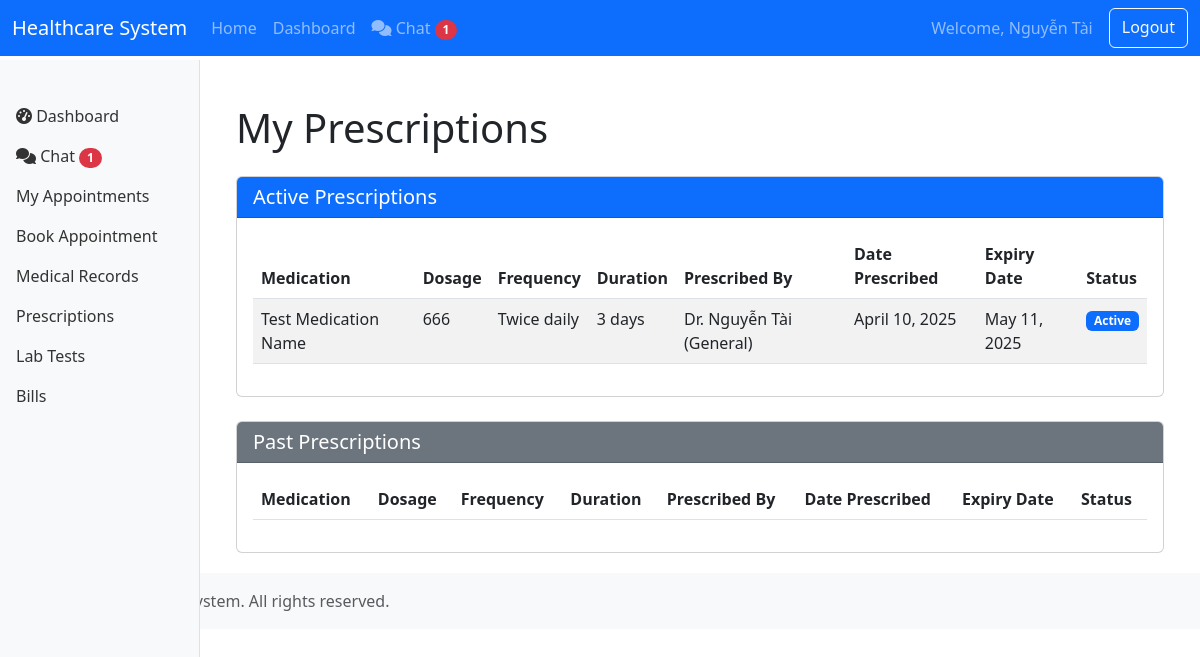
The page /patient/prescriptions/ (signed in) on the database as committed earlier.
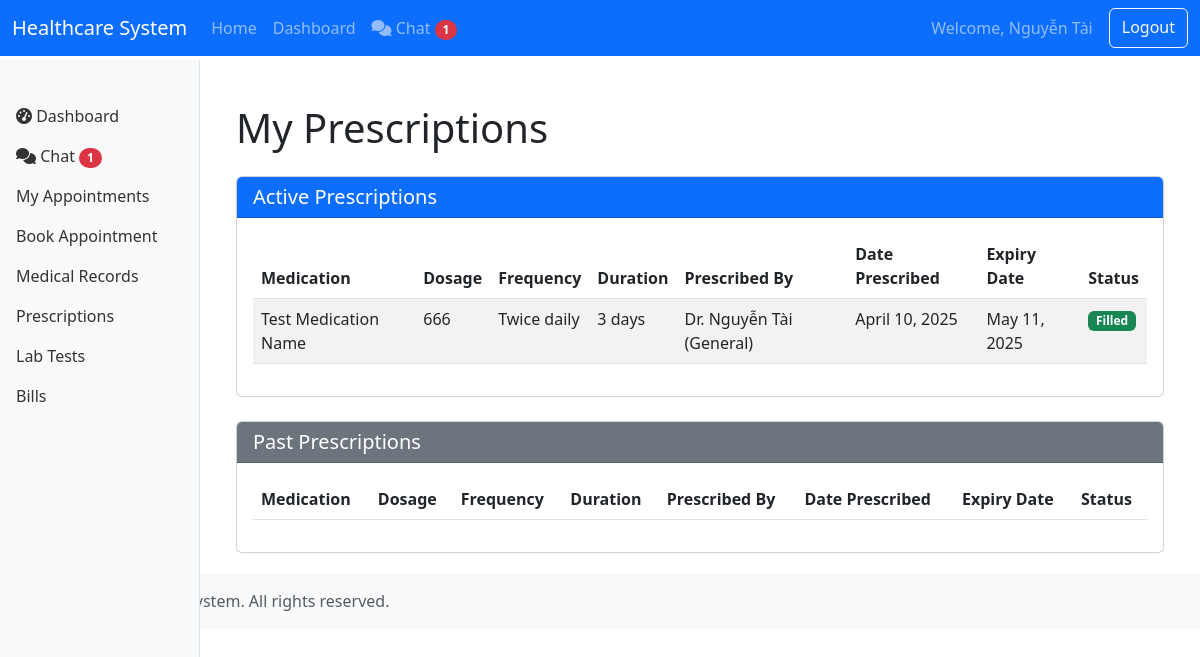
The same page on the database as committed later.
### core/models.py (models this page shows, shortened)
class User(AbstractUser):
    USER_TYPE_CHOICES = (
        ('patient', 'Patient'),
        ('doctor', 'Doctor'),
        ('nurse', 'Nurse'),
        ('admin', 'Administrator'),
        ('pharmacist', 'Pharmacist'),
        ('insurance', 'Insurance Provider'),
        ('lab_tech', 'Lab Technician'),
    )
    user_type = models.CharField(max_length=20, choices=USER_TYPE_CHOICES)
    phone_number = models.CharField(max_length=15, blank=True, null=True)
    address = models.TextField(blank=True, null=True)
    date_of_birth = models.DateField(blank=True, null=True)

class Prescription(models.Model):
    STATUS_CHOICES = (
        ('active', 'Active'),
        ('filled', 'Filled'),
        ('expired', 'Expired'),
        ('cancelled', 'Cancelled'),
    )
    patient = models.ForeignKey(Patient, on_delete=models.CASCADE, related_name='prescriptions')
    doctor = models.ForeignKey(Doctor, on_delete=models.CASCADE, related_name='prescriptions')
    medication_name = models.CharField(max_length=100)
    dosage = models.CharField(max_length=50)
    frequency = models.CharField(max_length=50)
    duration = models.CharField(max_length=50)
    notes = models.TextField(blank=True, null=True)
    status = models.CharField(max_length=20, choices=STATUS_CHOICES, default='active')
    date_prescribed = models.DateField(auto_now_add=True)
    expiry_date = models.DateField()

class Doctor(models.Model):
    user = models.OneToOneField(User, on_delete=models.CASCADE, related_name='doctor_profile')
    specialization = models.CharField(max_length=100)
    license_number = models.CharField(max_length=50)
    consultation_fee = models.DecimalField(max_digits=10, decimal_places=2, default=0)
    available_days = models.CharField(max_length=100, blank=True, null=True)  # e.g., "Mon,Tue,Wed"
    available_hours = models.CharField(max_length=100, blank=True, null=True)  # e.g., "09:00-17:00"
    def __str__(self):
        return f"Dr. {self.user.get_full_name()} ({self.specialization})"

### core/views.py (the view)
# urls.py: path('patient/prescriptions/', views.patient_prescriptions, name='patient_prescriptions'),
@login_required
def patient_prescriptions(request):
    if request.user.user_type != 'patient':
        messages.error(request, 'Access denied')
        return redirect('core:dashboard')
    patient = Patient.objects.get(user=request.user)
    prescriptions = Prescription.objects.filter(patient=patient).order_by('-date_prescribed')
    return render(request, 'core/patient/prescriptions.html', {'prescriptions': prescriptions})

### core/templates/core/patient/prescriptions.html (shortened to what this page needs)
{% extends 'core/base.html' %}
{% block content %}
<div class="container">
    <h1 class="mb-4">My Prescriptions</h1>
    {% if prescriptions %}
    <div class="row">
        <div class="col-md-12 mb-4">
            <div class="card">
                <div class="card-header bg-primary text-white">
                    <h5 class="mb-0">Active Prescriptions</h5>
                </div>
                <div class="card-body">
                    <div class="table-responsive">
                        <table class="table table-striped">
                            <thead>
                                <tr>
                                    <th>Medication</th>
                                    <th>Dosage</th>
                                    <th>Frequency</th>
                                    <th>Duration</th>
                                    <th>Prescribed By</th>
                                    <th>Date Prescribed</th>
                                    <th>Expiry Date</th>
                                    <th>Status</th>
                                </tr>
                            </thead>
                            <tbody>
                                {% for prescription in prescriptions %}
                                {% if prescription.status == 'active' or prescription.status == 'filled' %}
                                <tr>
                                    <td>{{ prescription.medication_name }}</td>
                                    <td>{{ prescription.dosage }}</td>
                                    <td>{{ prescription.frequency }}</td>
                                    <td>{{ prescription.duration }}</td>
                                    <td>{{ prescription.doctor }}</td>
                                    <td>{{ prescription.date_prescribed }}</td>
                                    <td>{{ prescription.expiry_date }}</td>
                                    <td>
                                        {% if prescription.status == 'active' %}
                                        <span class="badge bg-primary">{{ prescription.get_status_display }}</span>
                                        {% elif prescription.status == 'filled' %}
                                        <span class="badge bg-success">{{ prescription.get_status_display }}</span>
                                        {% endif %}
                                    </td>
                                </tr>
                                {% endif %}
                                {% endfor %}
                            </tbody>
                        </table>
                    </div>
                </div>
            </div>
        </div>
        <div class="col-md-12">
            <div class="card">
                <div class="card-header bg-secondary text-white">
                    <h5 class="mb-0">Past Prescriptions</h5>
                </div>
                <div class="card-body">
                    <div class="table-responsive">
                        <table class="table table-striped">
                            <thead>
                                <tr>
                                    <th>Medication</th>
                                    <th>Dosage</th>
                                    <th>Frequency</th>
                                    <th>Duration</th>
                                    <th>Prescribed By</th>
                                    <th>Date Prescribed</th>
                                    <th>Expiry Date</th>
                                    <th>Status</th>
                                </tr>
                            </thead>
                        </table>
                    </div>
                </div>
            </div>
        </div>
    </div>
    {% else %}
    <div class="alert alert-info">
        <p>You don't have any prescriptions yet.</p>
    </div>
    {% endif %}
</div>
{% endblock %}

### core/templates/core/base.html (shortened to what this page needs)
<!DOCTYPE html>
<html lang="en">
<head>
    <link href="https://cdn.jsdelivr.net/npm/bootstrap@5.3.0-alpha1/dist/css/bootstrap.min.css" rel="stylesheet">
    <link rel="stylesheet" href="https://cdnjs.cloudflare.com/ajax/libs/font-awesome/6.4.0/css/all.min.css">
</head>
<body>
    <nav class="navbar navbar-expand-md navbar-dark bg-primary fixed-top">
        <div class="container-fluid">
            <a class="navbar-brand" href="{% url 'core:home' %}">Healthcare System</a>
            <div class="collapse navbar-collapse" id="navbarCollapse">
                <ul class="navbar-nav me-auto mb-2 mb-md-0">
                    <li class="nav-item">
                        <a class="nav-link" href="{% url 'core:home' %}">Home</a>
                    </li>
                    {% if user.is_authenticated %}
                    <li class="nav-item">
                        <a class="nav-link" href="{% url 'core:dashboard' %}">Dashboard</a>
                    </li>
                    <li class="nav-item">
                        <a class="nav-link" href="{% url 'chat:home' %}">
                            <i class="fas fa-comments"></i> Chat
                            <span class="badge bg-danger rounded-pill d-none" id="chatUnreadBadge">0</span>
                        </a>
                    </li>
                    {% endif %}
                </ul>
                <div class="d-flex">
                    {% if user.is_authenticated %}
                    <span class="navbar-text me-3">Welcome, {{ user.get_full_name|default:user.username }}</span>
                    <a href="{% url 'core:logout' %}" class="btn btn-outline-light">Logout</a>
                    {% else %}
                    <a href="{% url 'core:login' %}" class="btn btn-outline-light me-2">Login</a>
                    <a href="{% url 'core:register' %}" class="btn btn-light">Register</a>
                    {% endif %}
                </div>
            </div>
        </div>
    </nav>
    <div class="container-fluid">
        <div class="row">
            {% if user.is_authenticated %}
            <nav id="sidebar" class="col-md-3 col-lg-2 d-md-block sidebar collapse">
                <div class="position-sticky pt-3">
                    <ul class="nav flex-column">
                        {% block sidebar %}
                        <li class="nav-item">
                            <a class="nav-link" href="{% url 'core:dashboard' %}">
                                <i class="fas fa-tachometer-alt"></i> Dashboard
                            </a>
                        </li>
                        <li class="nav-item">
                            <a class="nav-link" href="{% url 'chat:home' %}">
                                <i class="fas fa-comments"></i> Chat
                                <span class="badge bg-danger rounded-pill d-none" id="sidebarChatUnreadBadge">0</span>
                            </a>
                        </li>
                        {% if user.user_type == 'patient' %}
                        <li class="nav-item">
                            <a class="nav-link" href="{% url 'core:patient_appointments' %}">
                                My Appointments
                            </a>
                        </li>
                        <li class="nav-item">
                            <a class="nav-link" href="{% url 'core:book_appointment' %}">
                                Book Appointment
                            </a>
                        </li>
                        <li class="nav-item">
                            <a class="nav-link" href="{% url 'core:patient_medical_records' %}">
                                Medical Records
                            </a>
                        </li>
                        <li class="nav-item">
                            <a class="nav-link" href="{% url 'core:patient_prescriptions' %}">
                                Prescriptions
                            </a>
                        </li>
                        <li class="nav-item">
                            <a class="nav-link" href="{% url 'core:patient_lab_tests' %}">
                                Lab Tests
                            </a>
                        </li>
                        <li class="nav-item">
                            <a class="nav-link" href="{% url 'core:patient_bills' %}">
                                Bills
                            </a>
                        </li>
                        {% elif user.user_type == 'pharmacist' %}
                        <li class="nav-item">
                            <a class="nav-link" href="{% url 'core:pharmacist_prescriptions' %}">
                                Prescriptions
                            </a>
                        </li>
                        {% elif user.user_type == 'lab_tech' %}
                        <li class="nav-item">
                            <a class="nav-link" href="{% url 'core:lab_tests' %}">
                                Lab Tests
                            </a>
                        </li>
                        {% elif user.user_type == 'insurance' %}
                        <li class="nav-item">
                            <a class="nav-link" href="{% url 'core:insurance_claims' %}">
                                Insurance Claims
                            </a>
                        </li>
                        {% endif %}
                        {% endblock %}
                    </ul>
                </div>
            </nav>
            <main class="col-md-9 ms-sm-auto col-lg-10 px-md-4 main-content">
            {% else %}
            <main class="col-12 px-4">
            {% endif %}
                <div class="mt-4">
                    {% block content %}{% endblock %}
                </div>
            </main>
        </div>
    </div>
    <footer class="footer mt-auto py-3 bg-light">
        <div class="container">
            <span class="text-muted">© 2023 Healthcare System. All rights reserved.</span>
        </div>
    </footer>
</body>
</html>

### core/templates/core/base.html (style rules this page uses)
body { padding-top: 60px; padding-bottom: 40px; }
.sidebar { position: fixed; top: 60px; bottom: 0; left: 0; z-index: 100; padding: 20px 0; overflow-x: hidden; overflow-y: auto; background-color: #f8f9fa; border-right: 1px solid #dee2e6; }
.sidebar .nav-link { font-weight: 500; color: #333; }
.main-content { margin-left: 240px; padding: 20px; }

Rows that differ between the two databases and show on the page:
changed Prescription "Test Medication Name": status "Active" → "Filled"
